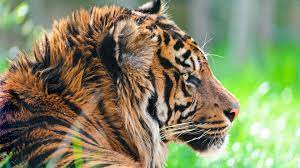
#> input picture open.jfif, 300 x 168 px
$ jupyter execute main.ipynb
#> lines starting #> are read from the running program, lines starting #| are printed output that depends on the picture
[cell 1]
# library import
import numpy as np
import matplotlib.pyplot as plt
from skimage.io import imshow, imread
from skimage.color import rgb2yuv, rgb2hsv, rgb2gray, yuv2rgb, hsv2rgb
from scipy.signal import convolve2d
import cv2

[cell 2]
image  =  cv2.imread('open.jfif',cv2.IMREAD_GRAYSCALE)
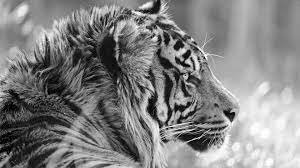
#> image: shape (168, 300); min 0, max 255, mean 130.5

[cell 3]
plt.imshow(image,cmap='gray')

[cell 4]
# smothing
gaussian = (1 / 16.0) * np.array([[1., 2., 1.],
                                  [2., 4., 2.],
                                  [1., 2., 1.]])

#kernel filter
plt.imshow(gaussian, cmap='gray')
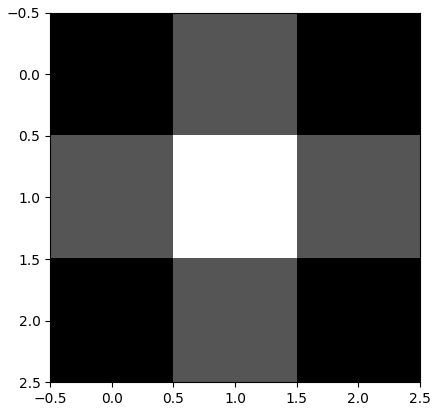
#> figure drawn by matplotlib, 1 panel

[cell 5]
# smoothing filter
def multi_convolver(image, kernel, iterations):
#> called with kernel = array of shape (3, 3), iterations = 3
    for i in range(iterations):
        image = convolve2d(image, kernel, 'same', boundary = 'fill',
                           fillvalue = 0)
#> this loop made 3 passes
#> pass 1, in multi_convolver, `image = convolve2d(image, kernel, 'same', boundary = 'fill', fillvalue..`:
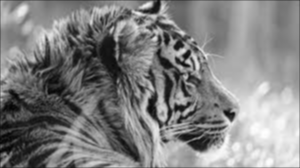
#> image: shape (168, 300) float64; min 3.62, max 254.5, mean 129.9
#> pass 3, in multi_convolver, `image = convolve2d(image, kernel, 'same', boundary = 'fill', fillvalue..`:
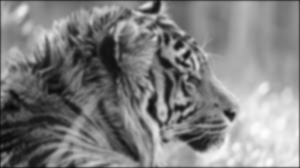
#> image: shape (168, 300) float64; min 7.92, max 253.5, mean 128.9
    return image

[cell 6]
gaussian_image = multi_convolver(image, gaussian, 3)

[cell 7]
# gaussian image
plt.imshow(gaussian_image,cmap='gray')

[cell 8]
# Sharpen using
sharpen = np.array([[0, -1, 0],
                    [-1, 5, -1],
                    [0, -1, 0]])
#kernel filter
plt.imshow(sharpen, cmap='gray')
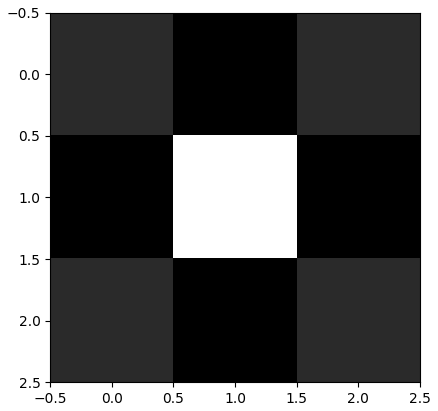
#> figure drawn by matplotlib, 1 panel

[cell 9]
sharpen_image = multi_convolver(image, sharpen, 1)
#> the loop in multi_convolver (call 2), `for i in range(iterations):` made 1 pass
#> pass 1, in multi_convolver (call 2), `image = convolve2d(image, kernel, 'same', boundary = 'fill', fillvalue..`:
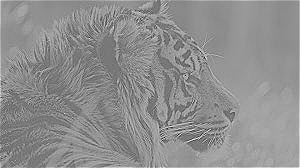
#> image: shape (168, 300) int64; min -578, max 690, mean 133.3; drawn with min black and max white

[cell 10]
plt.imshow(sharpen_image, cmap='gray')

[cell 11]
from scipy import ndimage

[cell 12]
# low parse filtering using the gaussian filter
lowpass = ndimage.gaussian_filter(image, 3)
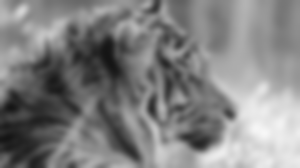
#> lowpass: shape (168, 300); min 20, max 247, mean 129.5
plt.imshow(lowpass,cmap='gray')

[cell 13]
# high pass filtering using gaussian filter
gauss_highpass = image - lowpass
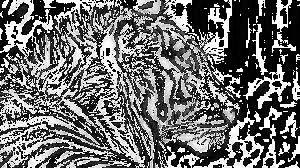
#> gauss_highpass: shape (168, 300); min 0, max 255, mean 110.1
plt.imshow(gauss_highpass,cmap='gray')

[cell 14]
# normal high pass filtering
kernel = np.array([[-1, -1, -1, -1, -1],
                   [-1,  1,  2,  1, -1],
                   [-1,  2,  4,  2, -1],
                   [-1,  1,  2,  1, -1],
                   [-1, -1, -1, -1, -1]])

highpass = ndimage.convolve(image, kernel)
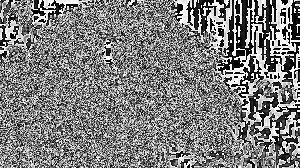
#> highpass: shape (168, 300); min 0, max 255, mean 126.5
plt.imshow(highpass,cmap='gray')
